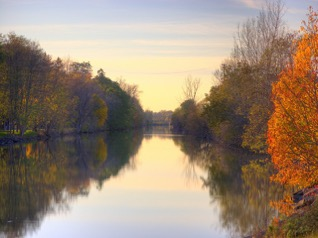
#> input picture riv.jpg, 318 x 238 px
$ python greedyEnergy.py   (older library calls are emulated)
#> lines starting #> are read from the running program, lines starting #| are printed output that depends on the picture
### energy_image.py
import numpy as np
import sys
import matplotlib.pylab as plt
import math
from skimage import color
from scipy import ndimage, misc
from PIL import Image
#fig = plt.figure()

def energy_image(im):
    #ax1 = fig.add_subplot(121)
    #ax2 = fig.add_subplot(122)
    input = color.rgb2gray(plt.imread(im))
    #ax1.imshow(input, cmap='gray')
    grad_x = np.gradient(input, axis=0)
    grad_x = np.absolute(grad_x)
    grad_y = np.gradient(input, axis=1)
    grad_y = np.absolute(grad_y)
    final = grad_x + grad_y
    #ax2.imshow(final, cmap='gray')
    return final
    #plt.show()

energy_image("riv.jpg")
#> in energy_image, `grad_x = np.gradient(input, axis=0)`:
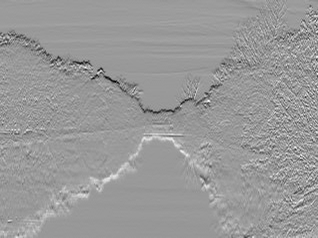
#> grad_x: shape (238, 318) float64; min -0.276, max 0.182, mean -0.000337; drawn with min black and max white


"""
    for x in range(1,width, step=1):
        for y in range(1,height):
            grad = 0
            for c in range(channels)
                grad+= math.abs(input[y][x][c] - input[y-1][x][c])
                grad+=math.abs(input[y][x][c] - input[y])
"""

### cumulative_minimum_energy_map.py
import numpy as np
from energy_image import energy_image
import sys
import matplotlib.pylab as plt
import math
from skimage import color
from scipy import ndimage, misc
fig = plt.figure()
import scipy.misc


def cumulative_minimum_energy_map(energyImage, seamDirection):
    cum_eng_map = np.zeros((energyImage.shape), dtype=float)
    height, width = energyImage.shape
    if(seamDirection == "VERTICAL"):
        cum_eng_map[0] = energyImage[0]
        for index_y in range(1, height):
            for index_x in range(0,width):
                i = index_x -1
                j = index_x
                k = index_x +1
                if(index_x == 0):
                    i = index_x
                if(index_x+1 == width):
                    k = index_x
                cum_eng_map[index_y][index_x]=energyImage[index_y][index_x]+min(cum_eng_map[index_y-1][i],
                                                                                cum_eng_map[index_y-1][j],
                                                                                cum_eng_map[index_y-1][k])

    if(seamDirection == "HORIZONTAL"):
        cum_eng_map[:,0] = energyImage[:,0]
        for index_x in range(1, width):
            for index_y in range(0, height):
                i = index_y -1
                j = index_y
                k = index_y +1
                if(index_y == 0):
                    i = index_y
                if(index_y+1 == height):
                    k = index_y
                cum_eng_map[index_y][index_x]=energyImage[index_y][index_x]+min(cum_eng_map[i][index_x-1],
                                                                                cum_eng_map[j][index_x-1],
                                                                                cum_eng_map[k][index_x-1])
    #plt.imshow(cum_eng_map)
    #plt.show()
    return cum_eng_map


ei =energy_image('inputSeamCarvingPrague.jpg')
#> call 2 of energy_image, with im = 'inputSeamCarvingPrague.jpg'
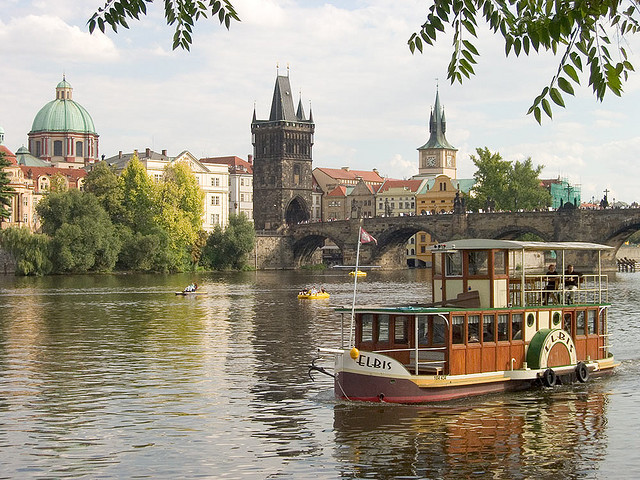
#> input picture inputSeamCarvingPrague.jpg, 640 x 480 px
#> in energy_image (call 2), `input = color.rgb2gray(plt.imread(im))`:
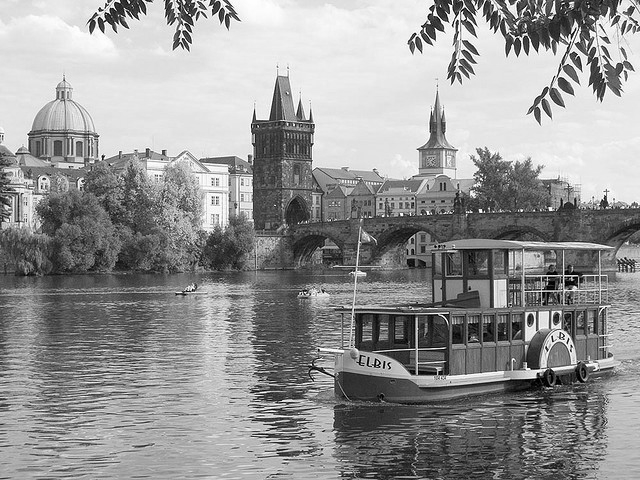
#> input: shape (480, 640) float64; min 0, max 1, mean 0.588
#> in energy_image (call 2), `grad_x = np.gradient(input, axis=0)`:
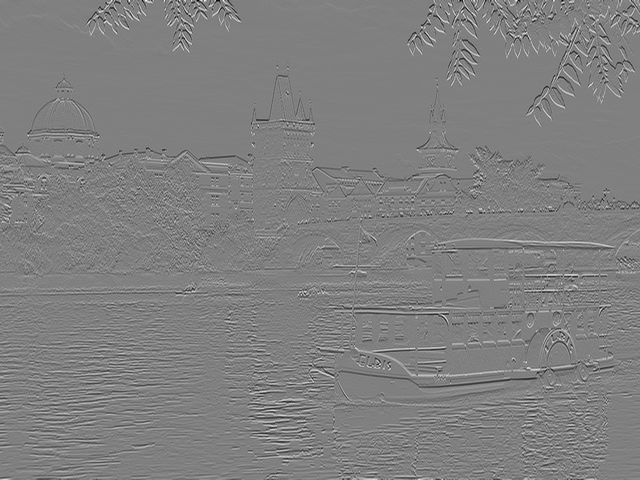
#> grad_x: shape (480, 640) float64; min -0.706, max 0.699, mean -0.00029; drawn with min black and max white
#> in energy_image (call 2), `final = grad_x + grad_y`:
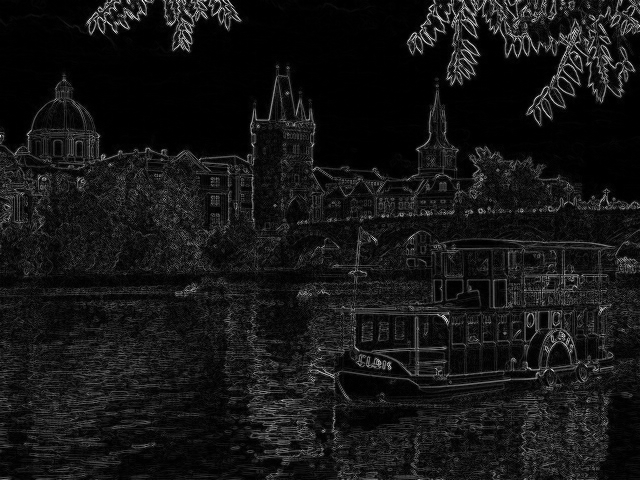
#> final: shape (480, 640) float64; min 0, max 1.1, mean 0.0919; drawn with min black and max white
#scipy.misc.imsave('EnergyPrague.png', ei)
map=cumulative_minimum_energy_map(ei, "VERTICAL")
#> after the loop in cumulative_minimum_energy_map, `for index_y in range(1, height):`:
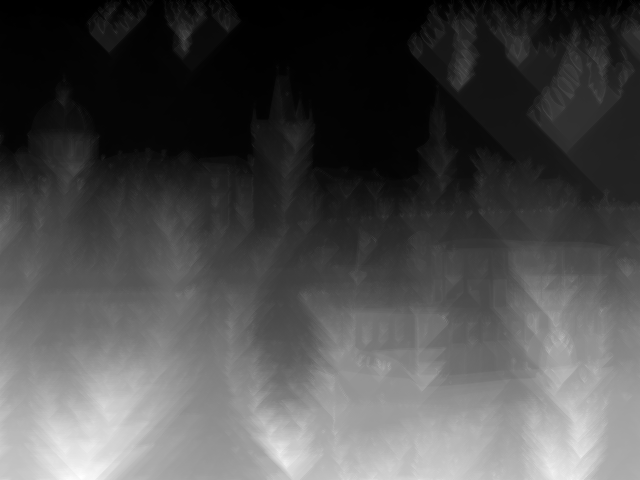
#> cum_eng_map: shape (480, 640) float64; min 0, max 17.67, mean 5.43; drawn with min black and max white
#scipy.misc.imsave('EnergyMapPragueVertical.png', map)

### displaySeam.py
from energy_image import energy_image
from cumulative_minimum_energy_map import cumulative_minimum_energy_map
from find_optimal_vertical_seam import find_optimal_vertical_seam
from find_optimal_horizontal_seam import find_optimal_horizontal_seam
#from greedyEnergy import gready_seam
import numpy as np
import matplotlib.pyplot as plt


def displaySeam(im, seam, type):
    im = np.asarray(plt.imread(im))

    if(type == 'HORIZONTAL'):
        x = np.arange(im.shape[1])
        y = seam
    else:
        x = seam
        y = np.arange(im.shape[0])

    plt.plot(x,y)
    plt.imshow(im)
    plt.show()


#ei =energy_image('inputSeamCarvingPrague.jpg')
#e = gready_seam(ei, "VERTICAL")
#displaySeam('inputSeamCarvingPrague.jpg', e, "VERTICAL")

### greedyEnergy.py
import numpy as np
from energy_image import energy_image
import sys
import matplotlib.pylab as plt
from displaySeam import  displaySeam

def gready_seam(energyImage, seamDirection):
#> called with seamDirection = 'VERTICAL'
    height, width = energyImage.shape
#> height = 480; width = 640
    if(seamDirection == "VERTICAL"):
        final_list = list()
        start = np.argmin(energyImage[0])
#> start = 49
        final_list = [start] + final_list
#> final_list = [49]
        for index_y in range(1, height):
            start = final_list[-1]

            i = start-1
            j =start
            k =start+1

            if(start == 0):
                #print("came in ")
                min_loc = np.argmin([sys.maxint, energyImage[index_y][j], energyImage[index_y][k]])
                #print(m)
            elif(start+1 == width):
                min_loc = np.argmin([energyImage[index_y][i], energyImage[index_y][j], sys.maxint])
            else:
                min_loc = np.argmin([energyImage[index_y][i], energyImage[index_y][j], energyImage[index_y][k]])

            if(min_loc == 0):
                final_list.append(start-1)
            elif(min_loc==1):
                final_list.append(start)
            else:
                final_list.append(start+1)
#> this loop made 479 passes
#> (start, i, j, k, min_loc) on passes 1 to 12: (49, 48, 49, 50, 1), (49, 48, 49, 50, 1), (49, 48, 49, 50, 1), (49, 48, 49, 50, 2), (50, 49, 50, 51, 2), (51, 50, 51, 52, 1), (51, 50, 51, 52, 1), (51, 50, 51, 52, 2), (52, 51, 52, 53, 0), (51, 50, 51, 52, 0), (50, 49, 50, 51, 2), (51, 50, 51, 52, 2)
#> after the loop, final_list = 480 values, max 55 at index 18, min 0 at index 318, mean 18.76
        return final_list

    if (seamDirection == "HORIZONTAL"):
        final_list = list()
        start = np.argmin(energyImage[:,0])
        final_list = [start] + final_list
        for index_x in range(1, width):
            start = final_list[-1]

            i = start - 1
            j = start
            k = start + 1

            if (start == 0):
                min_loc = np.argmin([sys.maxint, energyImage[j][index_x], energyImage[k][index_x]])
            elif (start + 1 == height):
                min_loc = np.argmin([energyImage[i][index_x], energyImage[j][index_x], sys.maxint])
            else:
                min_loc = np.argmin([energyImage[i][index_x], energyImage[j][index_x], energyImage[k][index_x]])

            if (min_loc == 0):
                final_list.append(start - 1)
            elif (min_loc == 1):
                final_list.append(start)
            else:
                final_list.append(start + 1)
        return final_list

ei =energy_image('inputSeamCarvingPrague.jpg')
e = gready_seam(ei, "VERTICAL")
#> e has the same summary as final_list in gready_seam
displaySeam('inputSeamCarvingPrague.jpg', e, "VERTICAL")
#> in displaySeam, im is the input picture: shape (480, 640, 3); mean R, G, B 156.6, 149.6, 132.7
#> in displaySeam, `x = seam`: x has the same summary as final_list in gready_seam
#> in displaySeam, `plt.show()`:
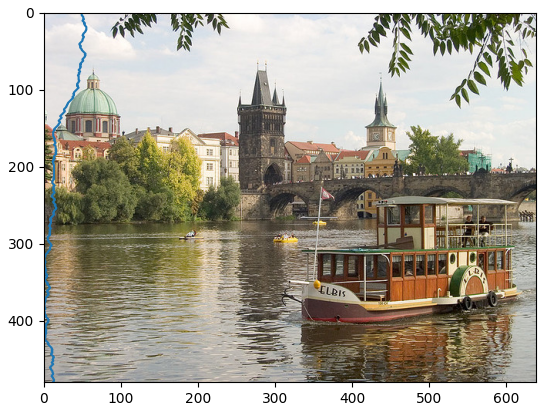
#> figure drawn by matplotlib, 1 panel
